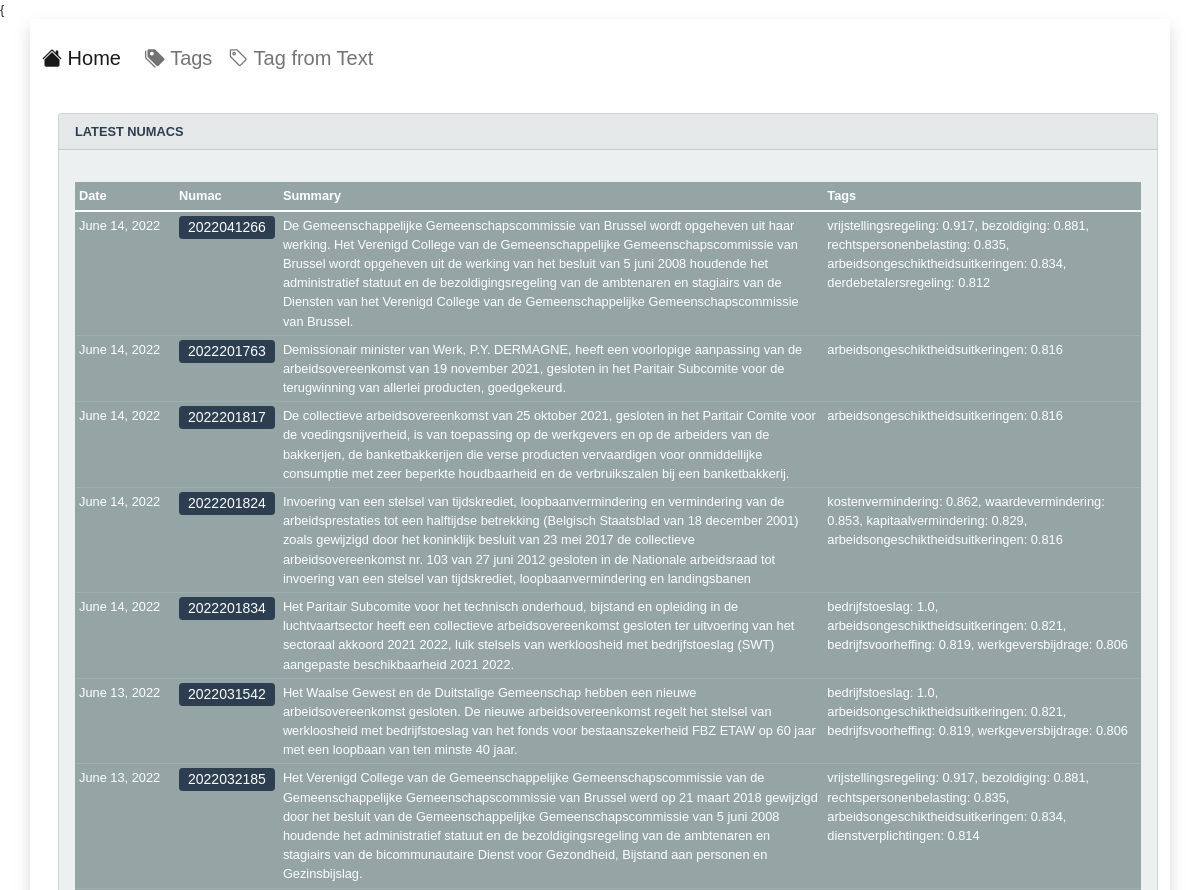
The page /tags/arbeidsongeschiktheidsuitkeringen/ (upper part) on the database as committed earlier.
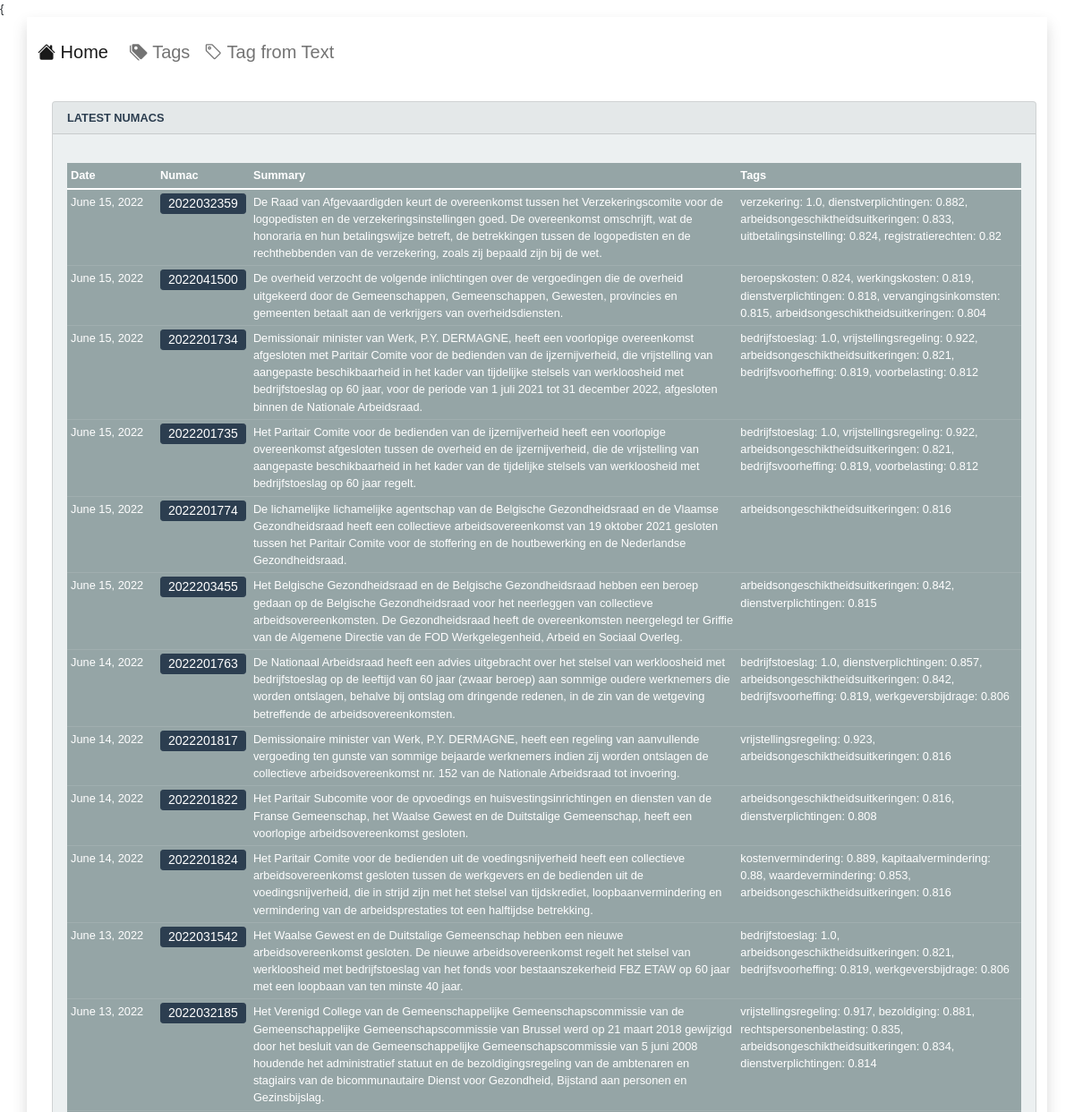
The same page on the database as committed later.
### taxtag/models.py (models this page shows, shortened)
class Article(models.Model):
    date = models.DateField()
    numac = models.CharField(max_length=15)
    link=models.CharField(max_length=150)
    nl_text=models.TextField()
    nl_sum=models.TextField()
    nl_tags=models.TextField()
    created_at = models.DateTimeField(auto_now_add=True)
    updated_at = models.DateTimeField(auto_now=True)
    class Meta:
        ordering = ['-date' , 'numac']

### taxtag/views.py (the view)
# urls.py: path('tags/<str:tag>/',tagsearch, name='tagsearch'),
def tagsearch(request,tag):
    articles=Article.objects.filter(nl_tags__icontains=tag)
    context = {'data':{'articles': articles}}
    return render(request, 'home.html', context)

### taxtag/templates/home.html (shortened to what this page needs)
{% extends "base.html" %}
{% block content %}
<div class="row">
  <div class="col-md-auto">
  <div class="card text-white bg-light ms-3 mt-3 " >
      <div class="card-header text-primary text-uppercase " style="font-weight:bold"> LATEST NUMACS</div>
      <div class="card-body">
        <p class="card-text">
          <table class="table table-sm table-secondary table-responsive">
          <thead class="thead-inverse">
              <tr>
                  <th style="width:100px">Date</th>
                  <th>Numac</th>
                  <th>Summary</th>
                  <th>Tags</th>
              </tr>
              </thead>
              <tbody>
                  {% for b in data.articles %}
                  <tr>
              <td>{{ b.date}}</td>
              <td><a class="btn btn-primary btn-sm w-100 py-0" style="text-align:left" href={{ b.link }}> {{ b.numac }}</a></td>
              <td>{{ b.nl_sum}}</td>
              <td>{{ b.nl_tags}}</td>
                  </tr>
                  {% endfor %}
              </tbody>
      </table>
      </p>
      </div>
    </div>
  </div>
  </div>
{% endblock %}

### taxtag/templates/base.html (shortened to what this page needs)
<!DOCTYPE html>
<html>
  <head>
    <link rel="stylesheet" href="https://cdn.jsdelivr.net/npm/bootstrap-icons@1.5.0/font/bootstrap-icons.css"/>
    {% load static %}
    <link rel="stylesheet" href="{% static 'main.css' %}" />
    <link rel="stylesheet" href="{% static 'bootstrap.css' %}" />
  </head>
  <body>
    <div class="container-md shadow">
      <nav class="navbar navbar-expand-lg navbar-light fs-5">
        <a class="navbar-brand" href="/"><i class="bi bi-house-fill"></i>  Home</a>
      <div class="collapse navbar-collapse" id="navbarNavAltMarkup">
        <ul class="navbar-nav me-auto mb-2 mb-lg-0">
           <li class="nav-item">
            <a class="nav-link" href={% url 'tag_list' %}><i class="bi-tags-fill"></i> Tags</a>
          </li>
          <li class="nav-item">
            <a class="nav-link" href={% url 'tagone' %}><i class="bi bi-tag"></i> Tag from Text</a>
          </li>
        </ul>
      </div>
    </nav>
      {% block content %}{% endblock content %}
    </div>
  </body>
</html>

### taxtag/templates/base.html (style rules this page uses)
body { font-family: "Open+Sans", sans-serif; font-size: 80%; }

Rows that differ between the two databases and show on the page:
removed Article: date "June 14, 2022", numac "2022041266", nl_sum "De Gemeenschappelijke Gemeenschapscommissie van Brussel wordt opgeheven uit haar werking. Het Verenigd College van de Gemeenschappelijke Gemeenschapscommissie van Brussel wordt opgeheven uit de werking van het besluit van 5 juni 2008 houdende het administratief statuut en de bezoldigingsregeling van de ambtenaren en stagiairs van de Diensten van het Verenigd College van de Gemeenschappelijke Gemeenschapscommissie van Brussel.", nl_tags "vrijstellingsregeling: 0.917, bezoldiging: 0.881, rechtspersonenbelasting: 0.835, arbeidsongeschiktheidsuitkeringen: 0.834, derdebetalersregeling: 0.812"
removed Article: date "June 14, 2022", numac "2022201763", nl_sum "Demissionair minister van Werk, P.Y. DERMAGNE, heeft een voorlopige aanpassing van de arbeidsovereenkomst van 19 november 2021, gesloten in het Paritair Subcomite voor de terugwinning van allerlei producten, goedgekeurd.", nl_tags "arbeidsongeschiktheidsuitkeringen: 0.816"
removed Article: date "June 14, 2022", numac "2022201817", nl_sum "De collectieve arbeidsovereenkomst van 25 oktober 2021, gesloten in het Paritair Comite voor de voedingsnijverheid, is van toepassing op de werkgevers en op de arbeiders van de bakkerijen, de banketbakkerijen die verse producten vervaardigen voor onmiddellijke consumptie met zeer beperkte houdbaarheid en de verbruikszalen bij een banketbakkerij.", nl_tags "arbeidsongeschiktheidsuitkeringen: 0.816"
removed Article: date "June 14, 2022", numac "2022201824", nl_sum "Invoering van een stelsel van tijdskrediet, loopbaanvermindering en vermindering van de arbeidsprestaties tot een halftijdse betrekking (Belgisch Staatsblad van 18 december 2001) zoals gewijzigd door het koninklijk besluit van 23 mei 2017 de collectieve arbeidsovereenkomst nr. 103 van 27 juni 2012 gesloten in de Nationale arbeidsraad tot invoering van een stelsel van tijdskrediet, loopbaanvermindering en landingsbanen", nl_tags "kostenvermindering: 0.862, waardevermindering: 0.853, kapitaalvermindering: 0.829, arbeidsongeschiktheidsuitkeringen: 0.816"
removed Article: date "June 14, 2022", numac "2022201834", nl_sum "Het Paritair Subcomite voor het technisch onderhoud, bijstand en opleiding in de luchtvaartsector heeft een collectieve arbeidsovereenkomst gesloten ter uitvoering van het sectoraal akkoord 2021 2022, luik stelsels van werkloosheid met bedrijfstoeslag (SWT) aangepaste beschikbaarheid 2021 2022.", nl_tags "bedrijfstoeslag: 1.0, arbeidsongeschiktheidsuitkeringen: 0.821, bedrijfsvoorheffing: 0.819, werkgeversbijdrage: 0.806"
added Article: date "June 15, 2022", numac "2022032359", nl_sum "De Raad van Afgevaardigden keurt de overeenkomst tussen het Verzekeringscomite voor de logopedisten en de verzekeringsinstellingen goed. De overeenkomst omschrijft, wat de honoraria en hun betalingswijze betreft, de betrekkingen tussen de logopedisten en de rechthebbenden van de verzekering, zoals zij bepaald zijn bij de wet.", nl_tags "verzekering: 1.0, dienstverplichtingen: 0.882, arbeidsongeschiktheidsuitkeringen: 0.833, uitbetalingsinstelling: 0.824, registratierechten: 0.82"
added Article: date "June 15, 2022", numac "2022041500", nl_sum "De overheid verzocht de volgende inlichtingen over de vergoedingen die de overheid uitgekeerd door de Gemeenschappen, Gemeenschappen, Gewesten, provincies en gemeenten betaalt aan de verkrijgers van overheidsdiensten.", nl_tags "beroepskosten: 0.824, werkingskosten: 0.819, dienstverplichtingen: 0.818, vervangingsinkomsten: 0.815, arbeidsongeschiktheidsuitkeringen: 0.804"
added Article: date "June 15, 2022", numac "2022201734", nl_sum "Demissionair minister van Werk, P.Y. DERMAGNE, heeft een voorlopige overeenkomst afgesloten met Paritair Comite voor de bedienden van de ijzernijverheid, die vrijstelling van aangepaste beschikbaarheid in het kader van tijdelijke stelsels van werkloosheid met bedrijfstoeslag op 60 jaar, voor de periode van 1 juli 2021 tot 31 december 2022, afgesloten binnen de Nationale Arbeidsraad.", nl_tags "bedrijfstoeslag: 1.0, vrijstellingsregeling: 0.922, arbeidsongeschiktheidsuitkeringen: 0.821, bedrijfsvoorheffing: 0.819, voorbelasting: 0.812"
added Article: date "June 15, 2022", numac "2022201735", nl_sum "Het Paritair Comite voor de bedienden van de ijzernijverheid heeft een voorlopige overeenkomst afgesloten tussen de overheid en de ijzernijverheid, die de vrijstelling van aangepaste beschikbaarheid in het kader van de tijdelijke stelsels van werkloosheid met bedrijfstoeslag op 60 jaar regelt.", nl_tags "bedrijfstoeslag: 1.0, vrijstellingsregeling: 0.922, arbeidsongeschiktheidsuitkeringen: 0.821, bedrijfsvoorheffing: 0.819, voorbelasting: 0.812"
added Article: date "June 15, 2022", numac "2022201774", nl_sum "De lichamelijke lichamelijke agentschap van de Belgische Gezondheidsraad en de Vlaamse Gezondheidsraad heeft een collectieve arbeidsovereenkomst van 19 oktober 2021 gesloten tussen het Paritair Comite voor de stoffering en de houtbewerking en de Nederlandse Gezondheidsraad.", nl_tags "arbeidsongeschiktheidsuitkeringen: 0.816"
added Article: date "June 15, 2022", numac "2022203455", nl_sum "Het Belgische Gezondheidsraad en de Belgische Gezondheidsraad hebben een beroep gedaan op de Belgische Gezondheidsraad voor het neerleggen van collectieve arbeidsovereenkomsten. De Gezondheidsraad heeft de overeenkomsten neergelegd ter Griffie van de Algemene Directie van de FOD Werkgelegenheid, Arbeid en Sociaal Overleg.", nl_tags "arbeidsongeschiktheidsuitkeringen: 0.842, dienstverplichtingen: 0.815"
added Article: date "June 14, 2022", numac "2022201763", nl_sum "De Nationaal Arbeidsraad heeft een advies uitgebracht over het stelsel van werkloosheid met bedrijfstoeslag op de leeftijd van 60 jaar (zwaar beroep) aan sommige oudere werknemers die worden ontslagen, behalve bij ontslag om dringende redenen, in de zin van de wetgeving betreffende de arbeidsovereenkomsten.", nl_tags "bedrijfstoeslag: 1.0, dienstverplichtingen: 0.857, arbeidsongeschiktheidsuitkeringen: 0.842, bedrijfsvoorheffing: 0.819, werkgeversbijdrage: 0.806"
added Article: date "June 14, 2022", numac "2022201817", nl_sum "Demissionaire minister van Werk, P.Y. DERMAGNE, heeft een regeling van aanvullende vergoeding ten gunste van sommige bejaarde werknemers indien zij worden ontslagen de collectieve arbeidsovereenkomst nr. 152 van de Nationale Arbeidsraad tot invoering.", nl_tags "vrijstellingsregeling: 0.923, arbeidsongeschiktheidsuitkeringen: 0.816"
added Article: date "June 14, 2022", numac "2022201822", nl_sum "Het Paritair Subcomite voor de opvoedings en huisvestingsinrichtingen en diensten van de Franse Gemeenschap, het Waalse Gewest en de Duitstalige Gemeenschap, heeft een voorlopige arbeidsovereenkomst gesloten.", nl_tags "arbeidsongeschiktheidsuitkeringen: 0.816, dienstverplichtingen: 0.808"
added Article: date "June 14, 2022", numac "2022201824", nl_sum "Het Paritair Comite voor de bedienden uit de voedingsnijverheid heeft een collectieve arbeidsovereenkomst gesloten tussen de werkgevers en de bedienden uit de voedingsnijverheid, die in strijd zijn met het stelsel van tijdskrediet, loopbaanvermindering en vermindering van de arbeidsprestaties tot een halftijdse betrekking.", nl_tags "kostenvermindering: 0.889, kapitaalvermindering: 0.88, waardevermindering: 0.853, arbeidsongeschiktheidsuitkeringen: 0.816"
